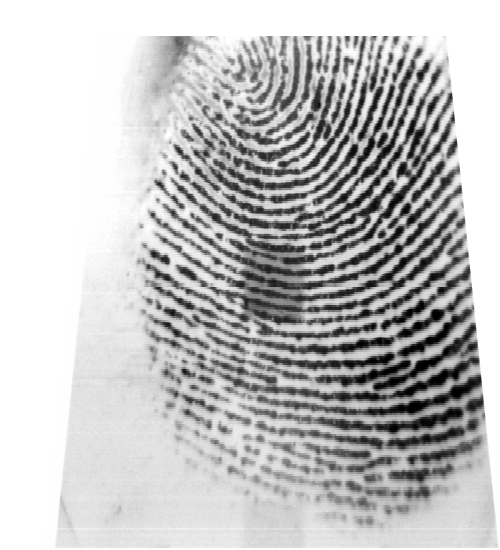
#> input picture lab 5/fingerprints/r1.bmp, 500 x 550 px
$ jupyter execute --allow-errors lab05.ipynb
#> lines starting #> are read from the running program, lines starting #| are printed output that depends on the picture
[cell 1]
import numpy as np
import matplotlib.pyplot as plt
from mpl_toolkits.mplot3d import Axes3D
from matplotlib import cm
from scipy import ndimage as ndi

# NOTE: We are using Scikit-Image version 0.18.3
# If you have a version different from that, plase open you Anaconda prompt and type:
# conda install -c anaconda scikit-image=0.18.3

from skimage.io import imread
from skimage.filters import gabor_kernel
from skimage.util import invert
from skimage.exposure import equalize_adapthist

# custom functions
from utils.blockproc import blockproc

[cell 2]
def gabor_filtering(img, fi):
    # 'mode' specifies how the convolution algorithm will deal with the borders
    If1 = equalize_adapthist(ndi.convolve(img, fi, mode='wrap'))
    # normalize
    If1 = ((If1 - np.min(If1)) / (np.max(If1) - np.min(If1))) * 255
    #print(np.min(If1), np.max(If1))

    return If1

# create the filter according to the size of the image
def gabor_template(im, angle, freq=0.11):
    r, c = im.shape
    ysize = int(np.floor(r/10))

    t = int(np.floor(ysize/8))
    fi = np.real(gabor_kernel(freq, theta=angle, n_stds=t))

    return fi

## Exercise 1

[cell 3]
# the image loaded is already [0,1]
img = imread(f'fingerprints/r1.bmp', as_gray=True)
#> img is the input picture: shape (550, 500) float64; min 0, max 1, mean 0.755
plt.imshow(img, cmap='gray');

[cell 4]
param_set = [(np.pi/4, 0.15),(np.pi/4,0.08),(np.pi/2,0.10),(np.pi,0.10)]
for param in param_set:
    fi = gabor_template(img, angle=param[0], freq=param[1])
    img_f = gabor_filtering(img, fi)
    print(f"using angle {param[0]}, freq={param[1]}")
    plt.figure(figsize=(12,12))
    plt.subplot(1,3,1)
    plt.imshow(img, cmap='gray'); plt.title('Original image')
    plt.subplot(1,3,2)
    plt.imshow(fi, cmap='gray'); plt.title('Filter used')
    plt.subplot(1,3,3)
    plt.imshow(img_f, cmap='gray'); plt.title('Image processed');
    plt.show()
#> this loop made 4 passes
#> pass 1, `fi = gabor_template(img, angle=param[0], freq=param[1])`:
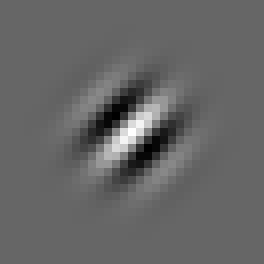
#> fi: shape (33, 33) float64 (shown 8 times larger); min -0.00758, max 0.0113, mean 1.79e-06; drawn with min black and max white
#> pass 1, in gabor_filtering, `If1 = equalize_adapthist(ndi.convolve(img, fi, mode='wrap'))`:
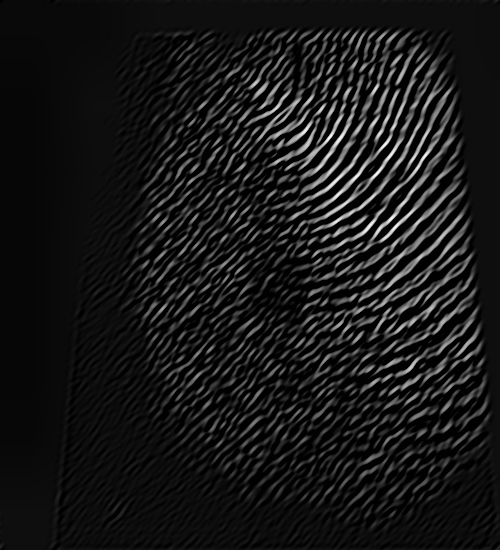
#> If1: shape (550, 500) float64; min 0, max 1, mean 0.0941
#> pass 1, `plt.show()`:
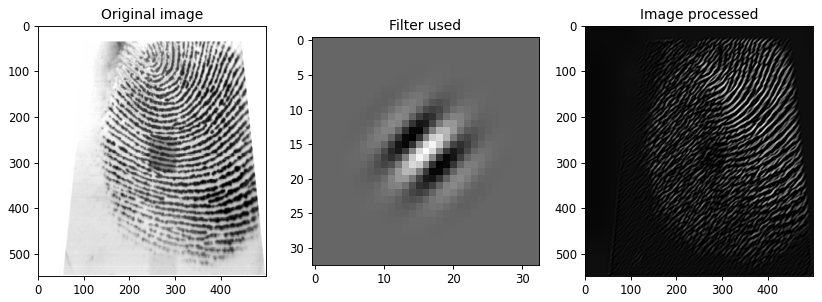
#> figure drawn by matplotlib, 3 panels
#> pass 2, `fi = gabor_template(img, angle=param[0], freq=param[1])`:
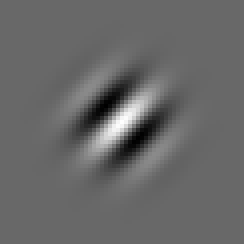
#> fi: shape (61, 61) float64 (shown 4 times larger); min -0.00223, max 0.00322, mean 5.25e-07; drawn with min black and max white
#> pass 2, `plt.show()`:
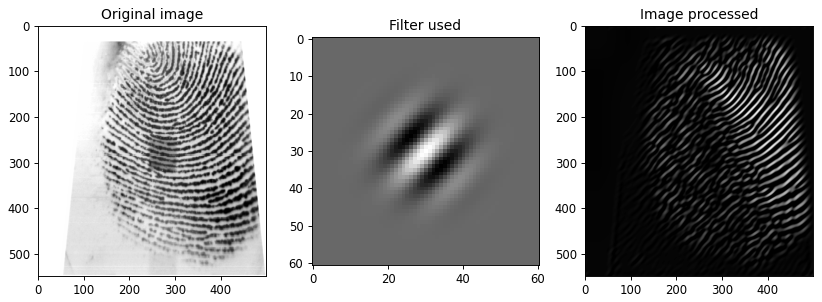
#> figure drawn by matplotlib, 3 panels

For this exercise we took 4 sets of parameters, for the first 2 sets of data we kept the angle constant and for the next two we kept the frequency constant.

We can see that changing the angle changes the orientation of the ridges, so for example in our case we used pi/4(45 degrees) and pi/2(90 degrees) and you can see that the ridges are orienting themselves accordingly. From altering the frequency we see that increasing and decreasing frequency, increases or decreases the number of ridges identified respectively.

In our case, the best result yeilded when we used pi/4 and 0.15 as parameters as that image shows most ridges.

## Exercise 2

[cell 5]
import cv2 as cv
import numpy as np

from skimage.io import imread, imsave
from skimage.util import img_as_ubyte, invert
from skimage.exposure import equalize_hist, equalize_adapthist
from skimage.filters import median, gaussian

from utils.poincare import calculate_singularities
from utils.segmentation import segmentation
from utils.normalization import normalize
from utils.gabor_filter import gabor_filter
from utils.frequency import ridge_freq
from utils.orientation import calculate_angles, visualize_angles
from utils.crossing_number import calculate_minutiae
from utils.skeletonize import skeletonize
from utils.align2 import align2
from utils.MatchGaborFeat import MatchGaborFeat
from utils.align2 import align2
from utils.match import match

import matplotlib.pyplot as plt
from matplotlib.patches import Rectangle

import matplotlib as mpl
# setting the default colormap for images only
mpl.rc('image', cmap='gray')

from utils.MatchGaborFeat import MatchGaborFeat

[cell 6]
def fingerprint_processing(img, block_size=16, threshold=0.4):
    output = {}

    # normalization - removes the effects of sensor noise and finger pressure differences.
    normalized_img = normalize(img.copy(), float(100), float(100))
    output['normalized_img'] = normalized_img

    # segmentation
    (segmented_img, normim, mask) = segmentation(normalized_img,
                                                 block_size,
                                                 threshold)
    output['segmented_img'] = segmented_img
    output['normim'] = normim
    output['mask'] = mask

    # orientation estimation
    angles = calculate_angles(normalized_img,
                              W=block_size, smooth=True)
    output['angles'] = angles

    # find the overall frequency of ridges
    freq = ridge_freq(normim, mask, angles,
                      block_size, kernel_size=5,
                      minWaveLength=5, maxWaveLength=15)
    output['freq'] = freq

    # create gabor filter and do the actual filtering
    gabor_img = gabor_filter(normim, angles, freq, block_size)
    output['gabor_img'] = gabor_img

    # create the skeleton
    thin_image = skeletonize(gabor_img)
    output['thin_image'] = thin_image

    # find the minutiae
    minutiae_lst, minutiae_img, minutiae_arr = calculate_minutiae(thin_image, mask)
    output['minutiae_lst'] = minutiae_lst
    output['minutiae_img'] = minutiae_img
    output['minutiae_array'] = minutiae_arr

    # singularities
    singularities_lst, singularities_img = calculate_singularities(thin_image,
                                                                   angles, block_size,
                                                                   mask)
    output['singularities_lst'] = singularities_lst
    output['singularities_img'] = singularities_img

    return output

[cell 7]
gallery = []
#> (the rest of this cell did not finish here and is left out)

[cell 8]
probe_img = img_as_ubyte(imread('fingerprints/r10.bmp', as_gray=True))
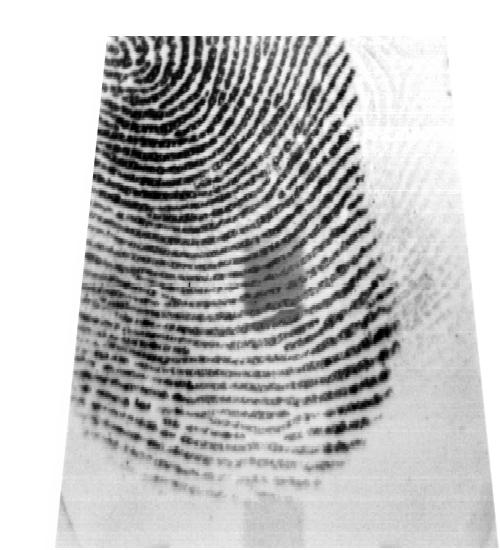
#> input picture lab 5/fingerprints/r10.bmp, 500 x 550 px
#> probe_img: shape (550, 500); min 0, max 255, mean 191.6
#> (the rest of this cell did not finish here and is left out)


[cell 9]
score_array = []
for i in range(0,len(gallery)):
    print(f"matching with gallery index {i}")
    print(gallery[i])
    print("------")
    print(probe_fp)
# [8 lines of commented-out code are left out]

[cell 10]
for i in range(0,len(gallery)):
    print(f"matching with gallery index {i}")
    imSkeletonAlign, minutiaArrayAlign = align2(gallery[i], probe_fp)
    probe_fp['imSkeletonAlign'] = imSkeletonAlign
    probe_fp['minutiaArrayAlign'] = minutiaArrayAlign

    match_threshold = 6
    score = match(gallery[i], probe_fp, threshold2=match_threshold)
    print('score for minutiae: %.4f\n' % (score))

## Exercise 3

[cell 11]
from skimage.util import img_as_ubyte
from skimage.io import imread
from sklearn.feature_extraction.image import extract_patches_2d
import matplotlib.pyplot as plt

from utils.MatchGaborFeat import MatchGaborFeat

[cell 12]
score_array = []
probe_img = img_as_ubyte(imread('fingerprints/r10.bmp', as_gray=True))
#> (the rest of this cell did not finish here and is left out)

## Exercise 4

[cell 13]
gallery = []
prob_img = img_as_ubyte(imread(f'fingerprints/l3.bmp', as_gray=True))
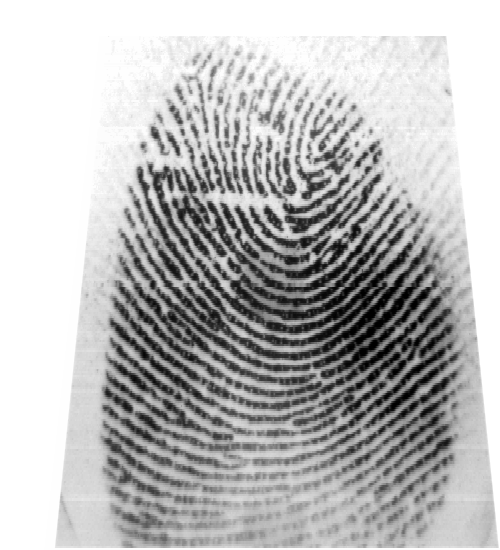
#> input picture lab 5/fingerprints/l3.bmp, 500 x 550 px
#> prob_img: shape (550, 500); min 0, max 255, mean 185.5
#> (the rest of this cell did not finish here and is left out)

for i in range(1,11):
    img = img_as_ubyte(imread(f'fingerprints/r{i}.bmp', as_gray=True))
    fp = fingerprint_processing(img, block_size=12, threshold=0.1)
    gallery.append(fp)

left_img  = img_as_ubyte(imread(f'fingerprints/l6.bmp', as_gray=True))
left_fp = fingerprint_processing(left_img, block_size=12, threshold=0.1)
gallery.append(left_fp)
print("gallery initialization completed")

[cell 14]
scores = {}
for i in range(0,len(gallery)):
    print(f"matching with gallery index {i}")
    imSkeletonAlign, minutiaArrayAlign = align2(gallery[i], probe_fp)
    probe_fp['imSkeletonAlign'] = imSkeletonAlign
    probe_fp['minutiaArrayAlign'] = minutiaArrayAlign

    match_threshold = 6
    score = match(gallery[i], probe_fp, threshold2=match_threshold)
    score[i] = score
    print('score for minutiae: %.4f\n' % (score))

[cell 15]
sorted_scores = dict(sorted(scores.items(), key=lambda item: item[1]))
for k,v in sorted_scores:
    print(f"index: {k} value:{v}")
